Frame 1 (no input): blank canvas, image omitted
Frame 60 (the mouse pressed at the canvas centre just before this capture): blank canvas, image omitted
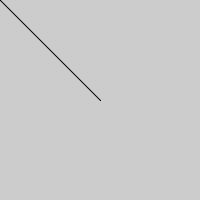
Frame 120 (the mouse held since frame 60 and released just before this capture)

The Processing sketch whose frames 1 and 60 were blank and that drew this single picture after the mouse press (run headless with seeded random() and noise(); from frame 60 on, the mouse is pressed at the canvas centre):

// Processing sketch: pmouseX_previous_mouseX_mouseY
// ── pmouseX_previous_mouseX_mouseY.pde
void setup(){
 size(200, 200); 
}

void draw(){
  stroke(0);
  line(pmouseX, pmouseY, mouseX, mouseY);
}
